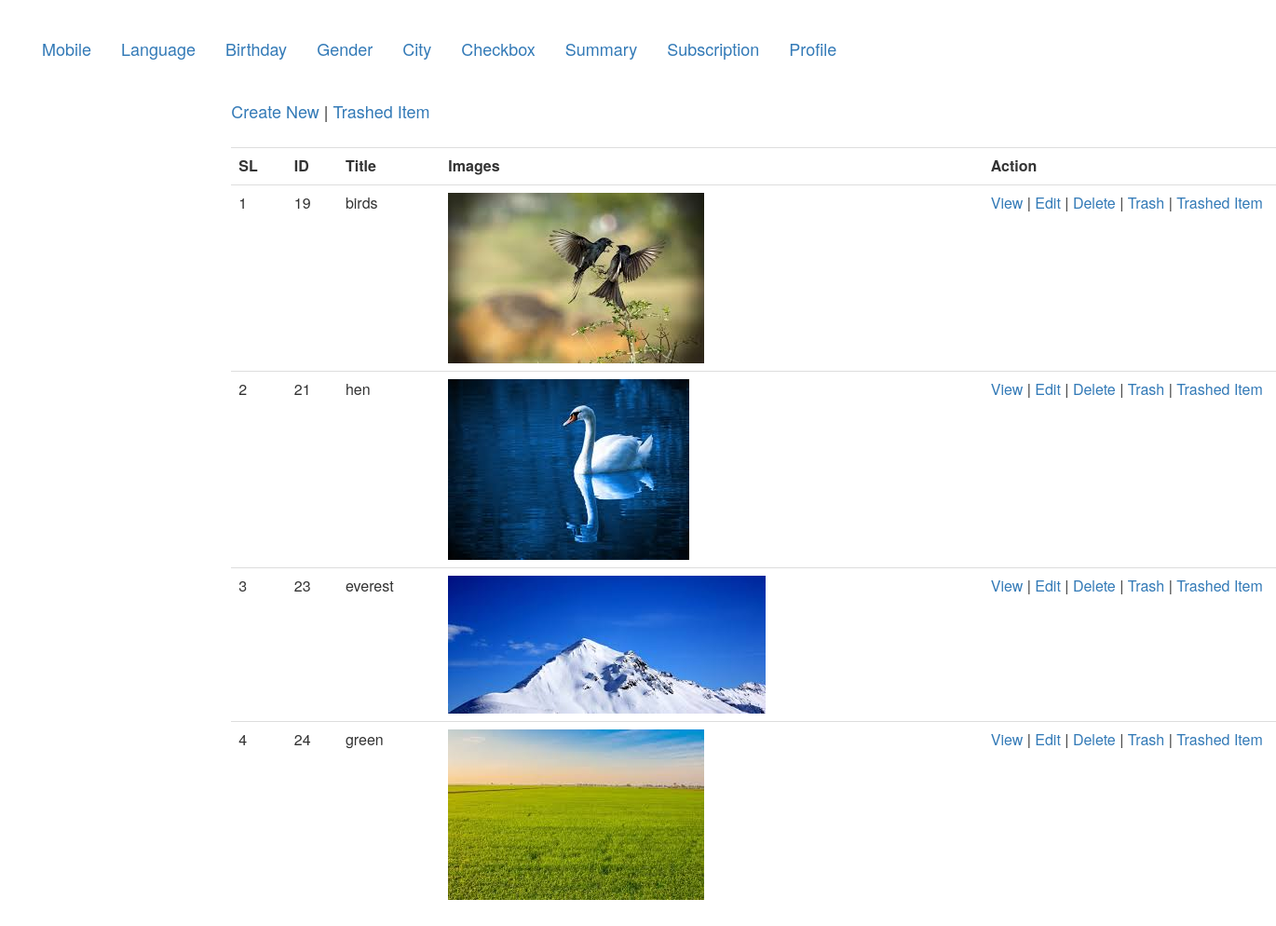
Page /views/ALL_CRUD/ProfilePic/index.php on the committed database.
### tables this page shows
CREATE TABLE `profiles` (
  `id` int(11) NOT NULL,
  `title` varchar(255) NOT NULL,
  `profile_pic` varchar(255) NOT NULL,
  `created_at` datetime NOT NULL,
  `updated_at` datetime DEFAULT NULL,
  `deleted_at` datetime DEFAULT NULL
);

### src/ALL_CRUD/ProfilePic/ProfilePic.php (called while the page is built, shortened)
<?php
class ProfilePic {
    public $db='';
    public function __construct() {
        $this->db=  mysqli_connect("localhost","root","fazil142","atomicproject");
    }
    public function index(){
        $allmobile=array();
        $query="select * from profiles where deleted_at IS NULL";
        $result=mysqli_query($this->db, $query);
        while($row=  mysqli_fetch_assoc($result)){
            $allmobile[]=$row;
        }
        return $allmobile;
    }
}

### views/ALL_CRUD/ProfilePic/index.php (the view, shortened to what this page needs)
<!DOCTYPE html>
<html>
    <head>
        <link rel="stylesheet" type="text/css" href="../../../css/bootstrap.min.css">
        <link rel="stylesheet" type="text/css" href="../../../css/style.css">
    </head>
    <body>
        <div>
            <ul class="nav nav-pills ">
  <li role="presentation"><a href="../../../views/ALL_CRUD/Mobile/index.php">Mobile</a></li>
  <li role="presentation"><a href="../../../views/ALL_CRUD/Language/index.php">Language</a></li>
  <li role="presentation"><a href="../../../views/ALL_CRUD/Birthday/index.php">Birthday</a></li>
  <li role="presentation"><a href="../../../views/ALL_CRUD/Gender/index.php">Gender</a></li>
  <li role="presentation"><a href="../../../views/ALL_CRUD/City/index.php">City</a></li>
  <li role="presentation"><a href="../../../views/ALL_CRUD/Checkbox/index.php">Checkbox</a></li>
  <li role="presentation"><a href="../../../views/ALL_CRUD/Summary/index.php">Summary</a></li>
  <li role="presentation"><a href="../../../views/ALL_CRUD/Subscription/index.php">Subscription</a></li>
  <li role="presentation"><a href="index.php">Profile</a></li>
</ul>
             <h3 class="col-md-10 col-md-offset-2"><?php
            ?></h3>
        </div>
    </body>
</html>
<?php
    $profile=new ProfilePic();
    $result=$profile->index();
?>
<Ul class="nav nav-pills col-md-10 col-md-offset-2 " style="font-size:18px">
    <a href="create.php">Create New</a> |
    <a href="trashed.php">Trashed Item</a>
    <br><br>
</Ul>
<table class="table col-md-10 col-md-offset-2" style="font-size: 16px">
    <tr>
        <th>SL</th>
        <th>ID</th>
        <th>Title</th>
        <th>Images</th>
        <th>Action</th>
    </tr>
    <?php
    if(!empty($result)){
        $serial=0;
        foreach ($result as $val){
            $serial++;
    ;?>
    <tr>
        <td><?php echo $serial;?></td>
        <td><?php echo $val['id'];?></td>
        <td><?php echo $val['title'];?></td>
        <td><img src="<?php echo "../../../images/".$val['profile_pic'];?>"></td>
        <td>
            <a href="view.php?id=<?php echo $val['id'];?>">View</a> |
            <a href="edit.php?id=<?php echo $val['id'];?>">Edit</a> |
            <a href="delete.php?id=<?php echo $val['id'];?>">Delete</a> |
            <a href="trash.php?id=<?php echo $val['id'];?>">Trash</a>  |
            <a href="trashed.php">Trashed Item</a>
        </td>
    </tr>
    <?php
        }
        }
      else {
    ?>
    <tr>
            <td colspan="3">No data available</td>
    </tr>
    <?php
 }
    ?>
</table>

### css/style.css (style rules this page uses)
body { margin:30px; }
div ul li a { font-size: 18px }

### rows in the picture
profiles: id "19", title "birds", profile_pic (picture)
profiles: id "21", title "hen", profile_pic (picture)
profiles: id "23", title "everest", profile_pic (picture)
profiles: id "24", title "green", profile_pic (picture)
